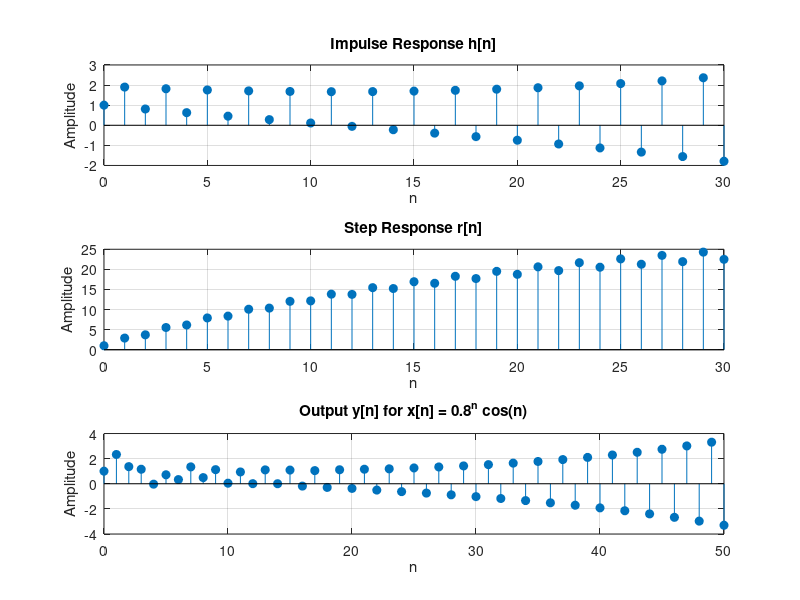

Reproduce this figure in MATLAB.
clc; clear; close all;

fprintf('--- Discrete-Time System Response Analysis ---\n\n');

% 1. Extract System Coefficients
% For y[n] + 0.1y[n-1] - y[n-2] = x[n] + 2x[n-1]
b = [1, 2];          % Numerator (x coefficients)
a = [1, 0.1, -1];    % Denominator (y coefficients)

% ---> ADDED: Print extracted system properties
fprintf('System Coefficients Extracted:\n');
fprintf('Numerator (b)   : [%s]\n', num2str(b));
fprintf('Denominator (a) : [%s]\n\n', num2str(a));

% --- Part A & B: Impulse and Step Responses ---
N1 = 0:30; % Time index 0 to 30

% Generate Inputs
delta = [1, zeros(1, length(N1)-1)]; % Impulse input
u = ones(1, length(N1));             % Step input

fprintf('Calculating Impulse and Step Responses (n = %d to %d)...\n', N1(1), N1(end));

% Calculate Outputs using filter
h = filter(b, a, delta); % Part A: Impulse response
r = filter(b, a, u);     % Part B: Step response

% ---> ADDED: Print analytical outputs for Impulse and Step responses
fprintf('Impulse Response (h[n]) - Max: %.4f, Min: %.4f\n', max(h), min(h));
fprintf('Step Response (r[n])    - Max: %.4f, Min: %.4f\n\n', max(r), min(r));

% --- Part C: Response to custom signal ---
N2 = 0:50; % Time index 0 to 50

% Generate Input (Element-wise operations are required)
x = (0.8 .^ N2) .* cos(N2); % Custom input x[n]

fprintf('Calculating Custom Signal Response (n = %d to %d)...\n', N2(1), N2(end));

% Calculate Output
y = filter(b, a, x); % Part C output

% ---> ADDED: Print analytical outputs for Custom Response
fprintf('Custom Response (y[n])  - Max: %.4f, Min: %.4f\n', max(y), min(y));
fprintf('--------------------------------------------------\n');
fprintf('Generating plots...\n\n');

% --- Plotting Results ---
% ---> MODIFIED: Added a descriptive window name
figure('Color', 'w', 'Name', 'Discrete-Time System Responses');

% Plot A: Impulse Response
subplot(3, 1, 1);
stem(N1, h, 'filled'); grid on;
title('Impulse Response h[n]'); xlabel('n'); ylabel('Amplitude');

% Plot B: Step Response
subplot(3, 1, 2);
stem(N1, r, 'filled'); grid on;
title('Step Response r[n]'); xlabel('n'); ylabel('Amplitude');

% Plot C: Custom Response
subplot(3, 1, 3);
stem(N2, y, 'filled'); grid on;
title('Output y[n] for x[n] = 0.8^n cos(n)'); xlabel('n'); ylabel('Amplitude');
